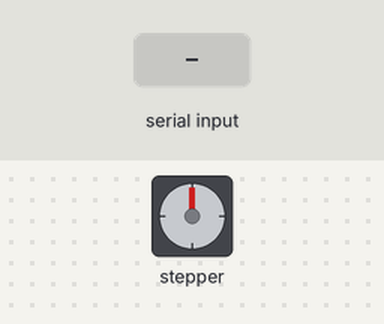
The sketch below on a simulated Arduino Uno, built with avr-gcc and run on an emulated ATmega328P. On the bench: stepper motor. Inputs (shaded band) come from the test bench. Stepper angles assume 2048 steps per turn; what the sketch prints to the serial monitor is not drawn.

Above: at 2.2 s.
2.3 s: "90,45\n" received over Serial
At 4.1 s:
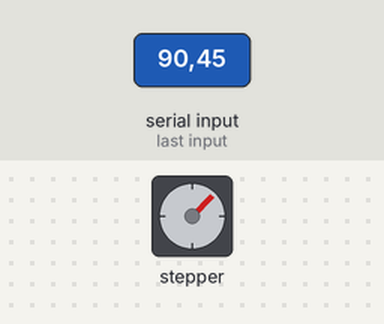
5.1 s: "90\n" received over Serial
At 7.8 s:
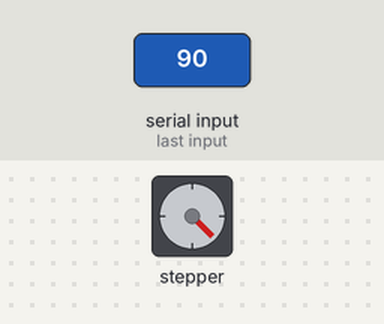
8.1 s: "30,150\n" received over Serial
At 9.16 s:
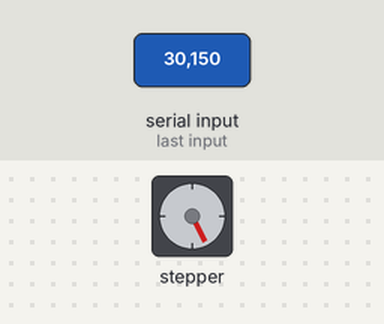
11.1 s: "1\n" received over Serial
12.9 s: "200\n" received over Serial
At 13.44 s:
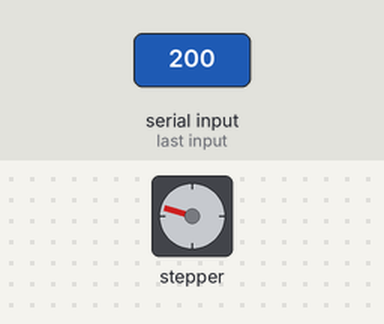
15.9 s: "5\n" received over Serial
Timing chart, 0 to 18.9 s (numbered marks = the images above; inputs shaded):
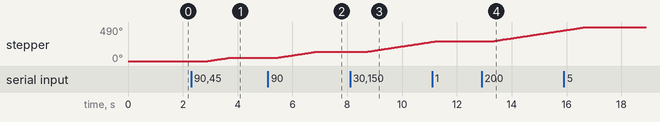

Measured:
- after the input at 2.3 s, stepper: turns 45° clockwise in 0.74 s, starting after 0.60 s
- after the input at 5.1 s, stepper: turns 90° clockwise in 1.5 s, starting after 0.28 s
- after the input at 8.1 s, stepper: keeps turning clockwise at about 60°/s, starting after 0.61 s
- after the input at 12.9 s, stepper: keeps turning clockwise at about 60°/s, starting after 0.39 s

The sketch:

calibrate.ino
```cpp
#include <Stepper.h>

#define BUADRATE 9600

#define IN1 10 // IN1
#define IN2 9 // IN2
#define IN3 8 // IN3
#define IN4 7 // IN4
#define STEPS 2048 // 1봐퀴 스텝수
#define RPM 10 // 10 이하로 설정을 권장

// Stepper 클래스 객체 생성
Stepper myStepper(STEPS, IN1, IN3, IN2, IN4);
// 시리얼 포트로 angle 값을 저장할 문자열
String myString;
int angle = 0; // 현재 각도를 저장할 전역 변수
int flag = 0; // 시리얼 통신으로 각도 입력시 활성 flag

void setup(){
    myStepper.setSpeed(RPM);
    Serial.begin(BUADRATE);
    while(!Serial){
        ;
    }
    delay(1000);
    Serial.println("Program Start..");
    Serial.print("Input Angle >> ");
}

void loop(){
    int temp;
    if(flag == 1){
        temp = myString.toInt();
        // angle 은 현재 추가된 각도를 계속 저장 0 ~ 360도 단위
        angle = (angle + temp) % 360;
        // temp 의 각도를 step 으로 변환
        temp = toStep(temp);
        myString = "";
        myStepper.step(temp);
        Serial.print("Present Angle : ");
        Serial.println(angle);
        delay(20);
        Serial.print("Input Angle >> ");
        flag = false;
    }
    delay(100);
}

void serialEvent()
{
    char cTemp = (char)Serial.read();
    // 시리얼 포트에서 입력 받을 수 있는 문자는 숫자, Backspace, - 기호만 허용
    if (isDigit(cTemp) || cTemp == '\b'|| cTemp == '-'){
        myString += cTemp;
    }
    // 엔터 입력시 각도를 다 입력 한 것으로 침
    else if(cTemp == '\n'){
        flag = true;
    }
    // 아무 값 입력없이 Enter 를 치면 경고 메세지 출력
    else if(cTemp == '\r'){
        if (myString == "") ErrorHadler();
    }
    else /* if (cTemp < '0' || cTemp > '9') */{
        ErrorHadler();
    }
}
// 시리얼 통신으로 부터 입력 받은 각도를 step 으로 변환
// CW, CCW 각도 모두 사용 가능
// 360도를 초과할 때도 처리 가능
int toStep(int angle){
    int quotient = angle / 360;
    int remainder = angle % 360;
    remainder = map(remainder, -360, 360, -2048, 2048);
    if(abs(quotient) > 0)
        return (2048 * quotient) + remainder;
    else
        return remainder;
}

void ErrorHadler()
{
    Serial.print('\r');
    Serial.print('\n');
    Serial.println("Error! Input Angle Number..");
    myString = "";
    Serial.print("Input Angle >> ");
}
```
